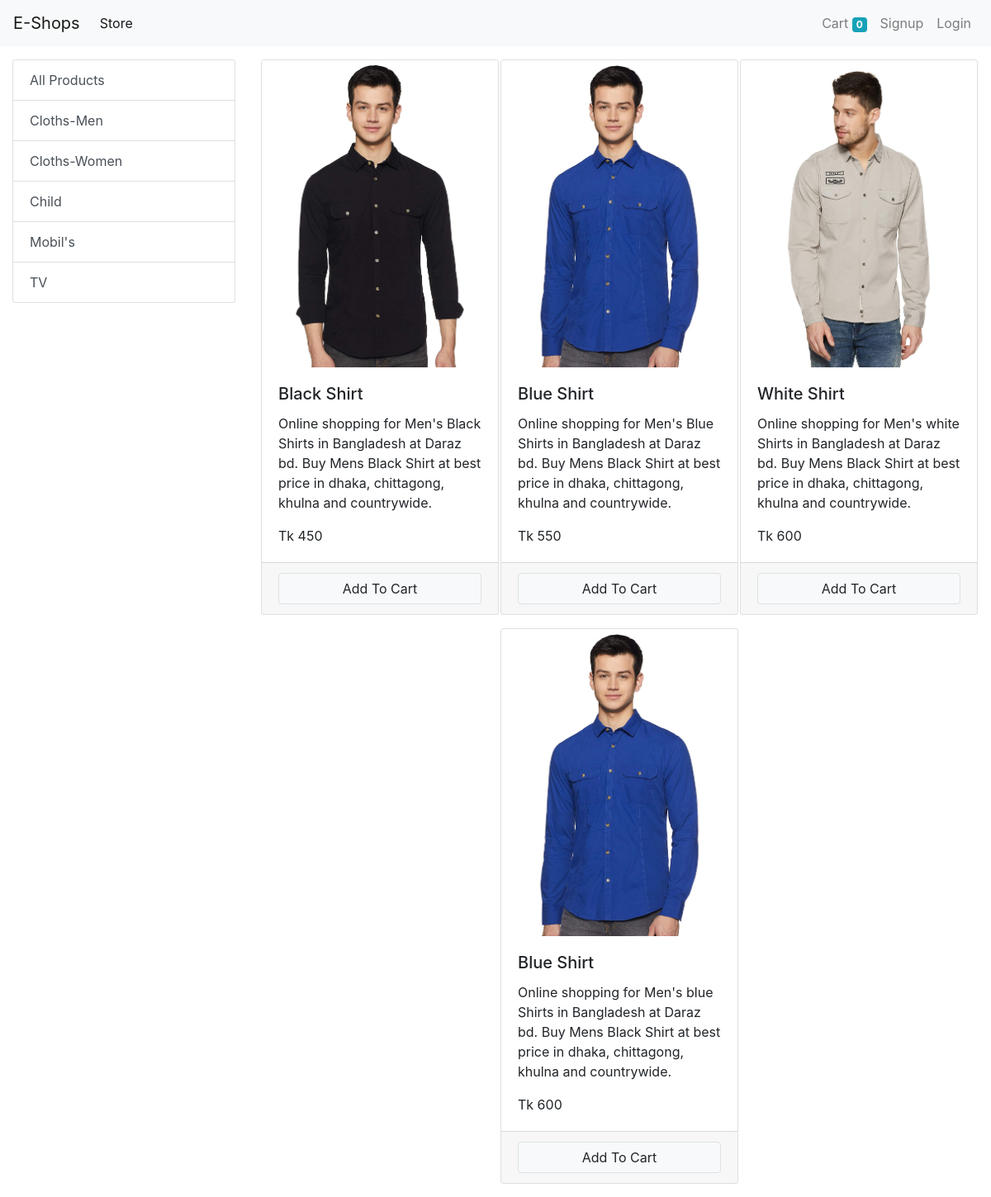
/?category=1, run on the app's committed database.
### store/models/category.py (models this page shows, shortened)
class Category(models.Model):
    Name = models.CharField(max_length=20)
    @staticmethod
    def get_all_categories():
        return Category.objects.all()

### store/models/product.py (models this page shows, shortened)
class Product(models.Model):
    Name = models.CharField(max_length=50)
    Price = models.IntegerField(default=0)
    Category = models.ForeignKey(Category, on_delete=models.CASCADE, default=1)
    Description = models.CharField(max_length=200, default='', null=True, blank=True)
    Image = models.ImageField(upload_to='uploads/products/')
    @staticmethod
    def get_all_products_by_categoryid(category_id):
        if category_id:
            return Product.objects.filter(Category=category_id)
        else:
            return Product.get_all_products();

### store/views/home.py (the view, shortened to what this page needs)
# urls.py: path('', home.Index.as_view(), name='homepage'),
class Index(View):
    def get(self, request):
        cart = request.session.get('cart')
        if not cart:
            request.session['cart']= {}
        Products = None
        Categorye = Category.get_all_categories()
        categoryID = request.GET.get("category")
        if categoryID:
            Products = Product.get_all_products_by_categoryid(categoryID)
        else:
            Products = Product.get_all_products()
        data = {}
        data["Products"] = Products
        data["Categorye"] = Categorye
        print('you are: ', request.session.get('email'))
        return render(request, "index.html", data)

### store/templatetags/card.py (called while the page is built)
@register.filter(name="is_in_card")
def is_in_cart(product, cart):
    keys = cart.keys()
    for id in keys:
        if int(id) == product.id:
            return True
    return False

### store/templatetags/custom_filter.py (called while the page is built)
@register.filter(name="currency")
def currency(number):
    return "Tk " + str(number)

### store/templates/index.html (shortened to what this page needs)
{% extends "base.html" %}
{% block content%}
{% load card %}
{% load custom_filter %}
<div class="container-fluid mt-3 ">
  <div class="row">
    <div class="col-lg-3 mx-auto">
      <div class="list-group">
        <a href="/" class="list-group-item list-group-item-action">All Products</a>
        {% for category in Categorye %}
        <a href="/?category={{category.id}}" class="list-group-item list-group-item-action">{{category.Name}}</a>
        {% endfor %}
      </div>
    </div>
    <div id='products' class="col-lg-9 mx-auto">
      <div class="row mx-auto">
        {% for Product in Products %}
        <div class="card mx-auto mb-3" id={{Product.id}} style="width: 18rem;">
          <img class="card-img-top" src="{{Product.Image.url}}" alt="Card image cap">
          <div class="card-body">
            <h5 class="card-title">{{Product.Name}}</h5>
            <p class="card-text">{{Product.Description}}</p>
            <p class="card-text">{{Product.Price|currency}}</p>
          </div>
          <div class="card-footer ">
            {% if Product|is_in_card:request.session.cart %}
            <div class="row no-gutters">
              <form action="/#{{Product.id}}" method="post" class="col-2 ">
                {% csrf_token %}
                <input type="text" hidden name='product' value="{{Product.id}}">
                <input type="text" hidden name='remove' value="True">
                <input type="submit" value="-" class="btn btn-block btn-secondary">
              </form>
              <div class="text-center col">{{ Product|cart_quantity:request.session.cart }} in Cart</div>
              <form action="/#{{Product.id}}" method="post" class="col-2 ">
                {% csrf_token %}
                <input type="submit" value="+" class="btn btn-block btn-secondary">
                <input type="text" hidden name='product' value="{{Product.id}}">
              </form>
            </div>
            {% else %}
            <form action="/#{{Product.id}}" method="POST" class="btn-block">
              <input type="submit" class="float-right btn btn-light border form-control" value="Add To Cart">
            </form>
            {% endif %}
          </div>
        </div>
        {% endfor %}
      </div>
    </div>
  </div>
</div>
{% endblock %}

### data on the page
Category: Name "Cloths-Men"
Category: Name "Cloths-Women"
Category: Name "Child"
Category: Name "Mobil's"
Category: Name "TV"
Product: Image (picture), Name "Black Shirt", Description "Online shopping for Men's Black Shirts in Bangladesh at Daraz bd. Buy Mens Black Shirt at best price in dhaka, chittagong, khulna and countrywide.", Price "Tk 450"
Product: Image (picture), Name "Blue Shirt", Description "Online shopping for Men's Blue Shirts in Bangladesh at Daraz bd. Buy Mens Black Shirt at best price in dhaka, chittagong, khulna and countrywide.", Price "Tk 550"
Product: Image (picture), Name "White Shirt", Description "Online shopping for Men's white Shirts in Bangladesh at Daraz bd. Buy Mens Black Shirt at best price in dhaka, chittagong, khulna and countrywide.", Price "Tk 600"
Product: Image (picture), Name "Blue Shirt", Description "Online shopping for Men's blue Shirts in Bangladesh at Daraz bd. Buy Mens Black Shirt at best price in dhaka, chittagong, khulna and countrywide.", Price "Tk 600"

### other printed values
{{ request.session.cart.keys|length }} "0"
